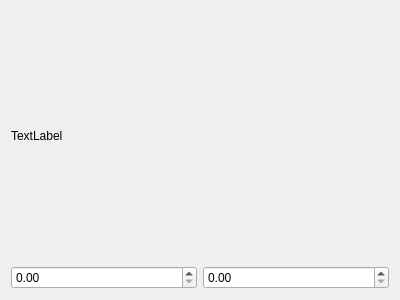
<?xml version="1.0" encoding="UTF-8"?>
<ui version="4.0">
 <class>Form</class>
 <widget class="QWidget" name="Form">
  <property name="geometry">
   <rect>
    <x>0</x>
    <y>0</y>
    <width>400</width>
    <height>300</height>
   </rect>
  </property>
  <property name="windowTitle">
   <string>Form</string>
  </property>
  <layout class="QGridLayout" name="gridLayout">
   <item row="1" column="0">
    <widget class="QDoubleSpinBox" name="doubleSpinBox"/>
   </item>
   <item row="0" column="0">
    <widget class="QLabel" name="label">
     <property name="text">
      <string>TextLabel</string>
     </property>
    </widget>
   </item>
   <item row="1" column="1">
    <widget class="QDoubleSpinBox" name="doubleSpinBox_2"/>
   </item>
  </layout>
 </widget>
 <resources/>
 <connections/>
</ui>
